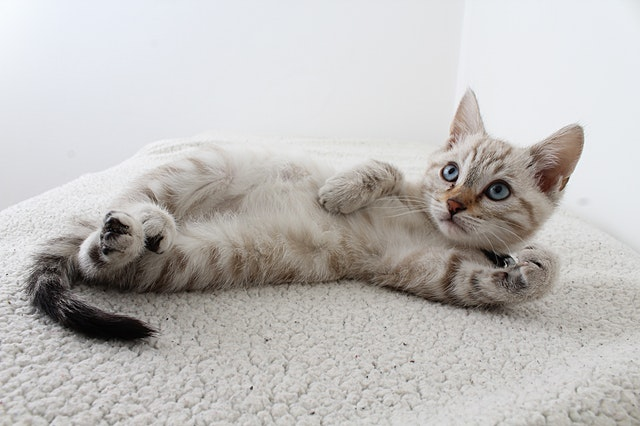
#> input picture photos/cat2.jpg, 640 x 426 px
$ python transformations.py
#> lines starting #> are read from the running program, lines starting #| are printed output that depends on the picture
import cv2 as cv
import numpy as np

img=cv.imread('photos/cat2.jpg')
#> img is the input picture: shape (426, 640, 3); mean B, G, R 186.9, 188.8, 191.4
cv.imshow('boston',img)

#translation of image on the axis
def translate(img,x,y):
    transMat = np.float32([[1,0,x],[0,1,y]])
    dimensions = (img.shape[1],img.shape[0])
    return cv.warpAffine(img,transMat,dimensions)

# -x = left
# y = up
# x= right
# -y = down

# translated = translate(img,100,100)
# cv.imshow('translated',translated)

#rotating an image
def rotate(img,angle,rotPoint=None):
    (height,width) = img.shape[:2]
    if rotPoint is None:
        rotPoint = (width//2,height//2)
    rotMat = cv.getRotationMatrix2D(rotPoint,angle,1.0)
    dimensions = (width,height)
    return cv.warpAffine(img,rotMat,dimensions)

# rotated = rotate(img,45)
# cv.imshow('rotated',rotated)

#flipping an image horizontal
flip = cv.flip(img,1)
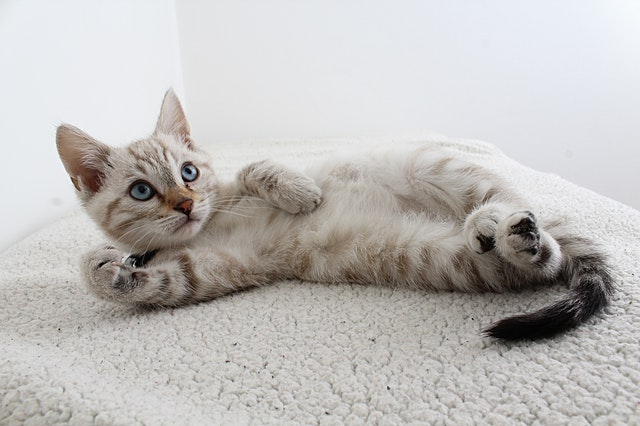
#> flip: shape (426, 640, 3); mean B, G, R 186.9, 188.8, 191.4
cv.imshow('flip horizontal',flip)

flip = cv.flip(img,-1)
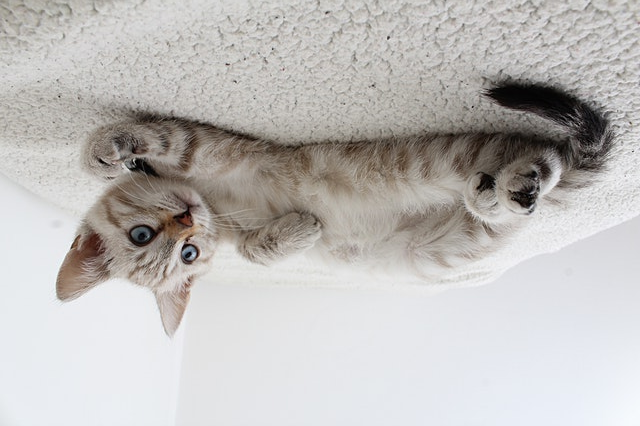
#> flip: shape (426, 640, 3); mean B, G, R 186.9, 188.8, 191.4
cv.imshow('flip horizontal and vertical',flip)

#flipping an image vertical
flip = cv.flip(img,0)
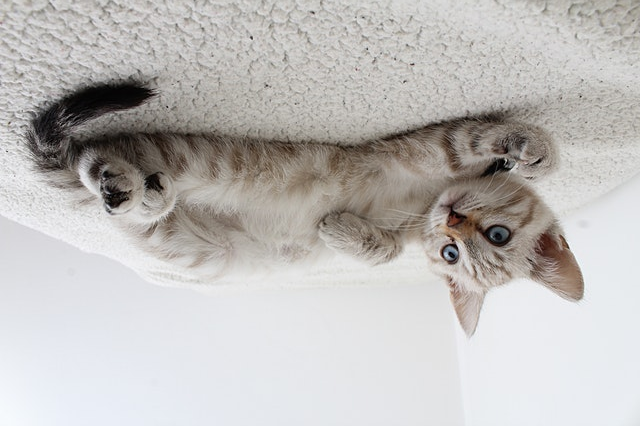
#> flip: shape (426, 640, 3); mean B, G, R 186.9, 188.8, 191.4
cv.imshow('flip vertical',flip)

cv.waitKey(0)

$ run again, with photos/cat1.jpg copied over photos/cat2.jpg
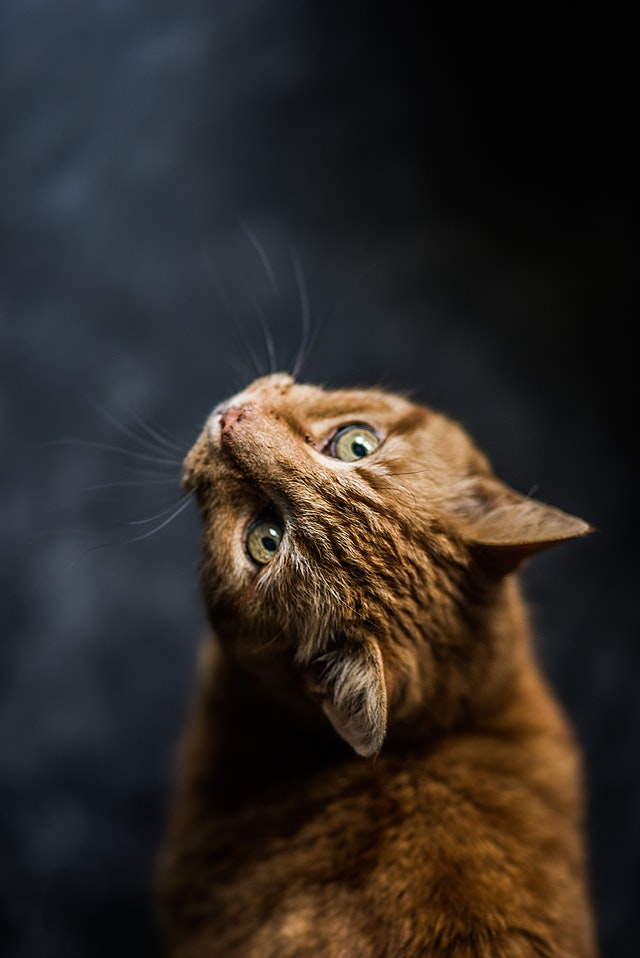
#> input picture photos/cat1.jpg, 640 x 958 px
#> img is the input picture: shape (958, 640, 3); mean B, G, R 37.2, 41.7, 47.2
#> `flip = cv.flip(img,-1)`:
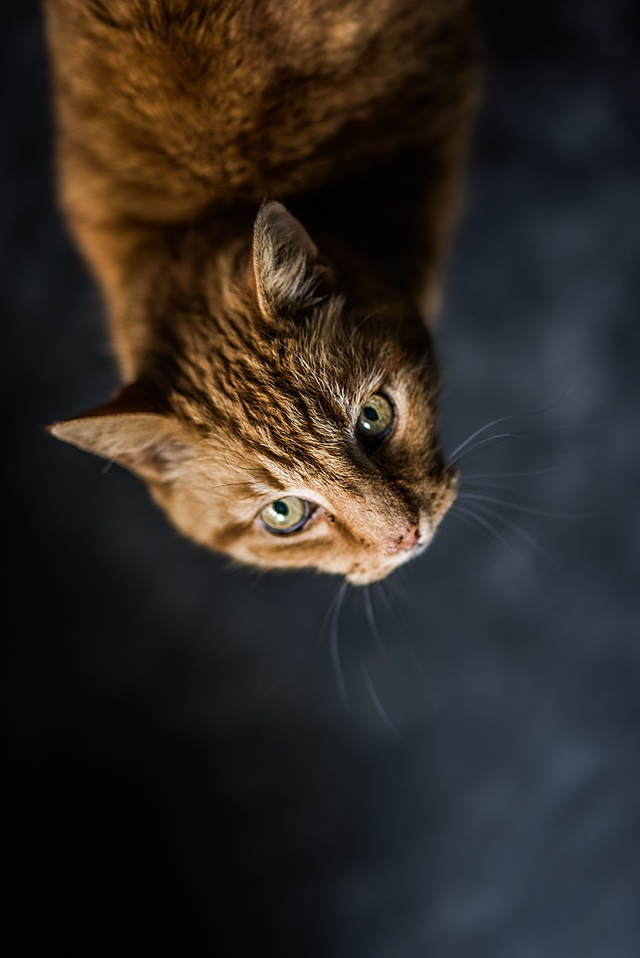
#> flip: shape (958, 640, 3); mean B, G, R 37.2, 41.7, 47.2
#> `flip = cv.flip(img,0)`:
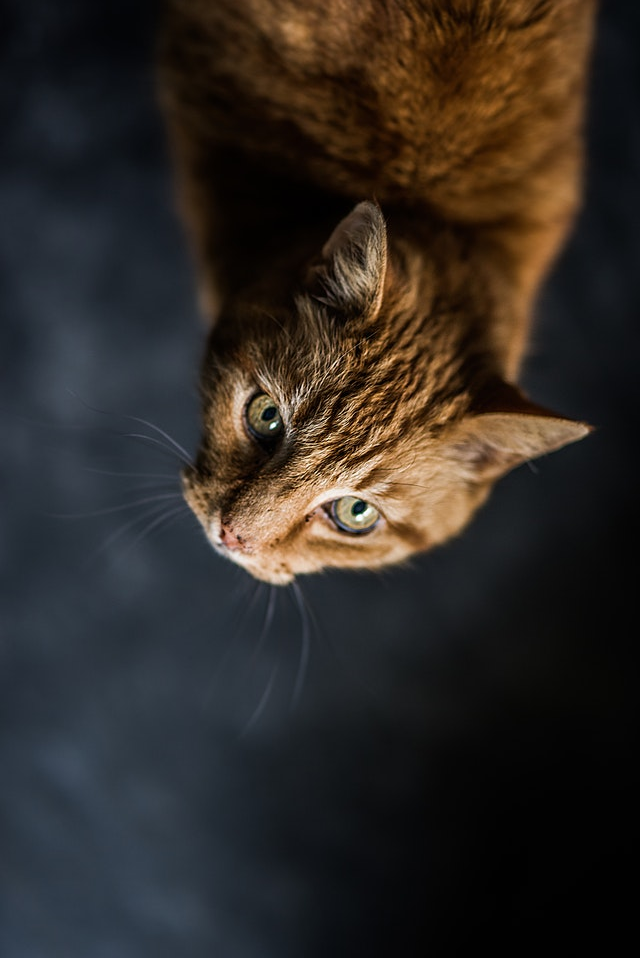
#> flip: shape (958, 640, 3); mean B, G, R 37.2, 41.7, 47.2

$ run again, with photos/cat3.jpg copied over photos/cat2.jpg
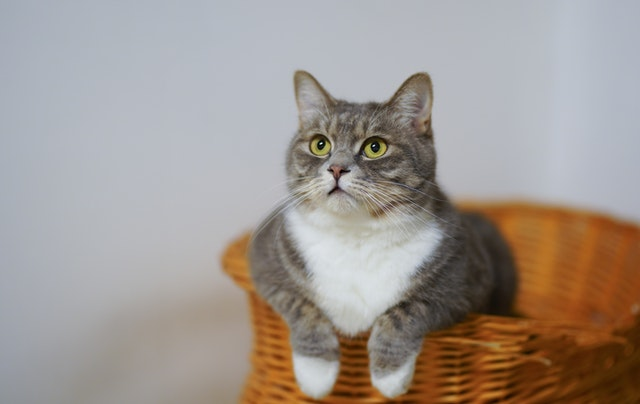
#> input picture photos/cat3.jpg, 640 x 404 px
#> img is the input picture: shape (404, 640, 3); mean B, G, R 145.2, 151.4, 160.2
#> `flip = cv.flip(img,-1)`:
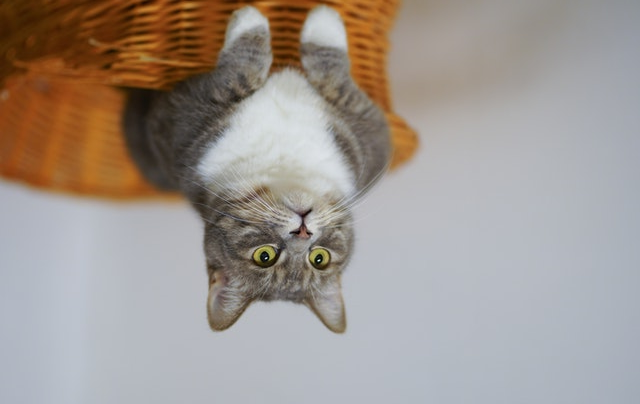
#> flip: shape (404, 640, 3); mean B, G, R 145.2, 151.4, 160.2
#> `flip = cv.flip(img,0)`:
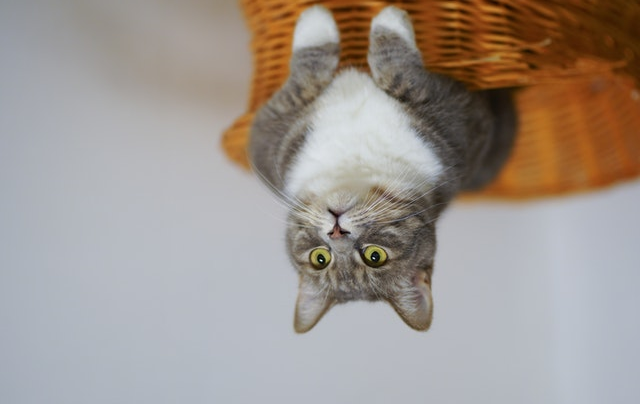
#> flip: shape (404, 640, 3); mean B, G, R 145.2, 151.4, 160.2

$ run again, with photos/cat4.jpg copied over photos/cat2.jpg
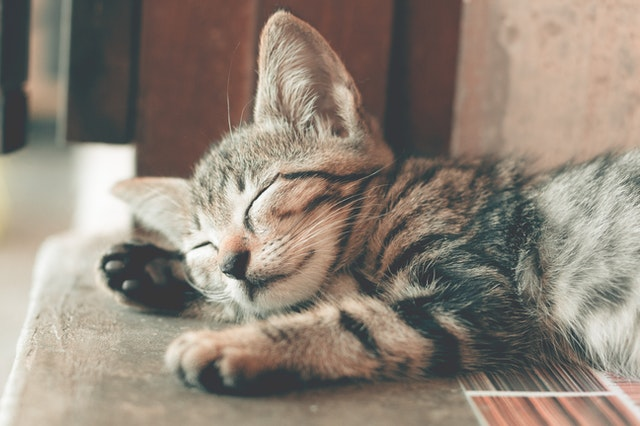
#> input picture photos/cat4.jpg, 640 x 426 px
#> img is the input picture: shape (426, 640, 3); mean B, G, R 120, 132, 143.4
#> `flip = cv.flip(img,-1)`:
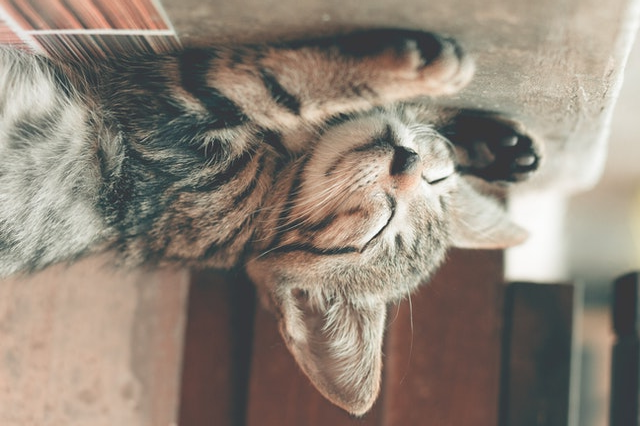
#> flip: shape (426, 640, 3); mean B, G, R 120, 132, 143.4
#> `flip = cv.flip(img,0)`:
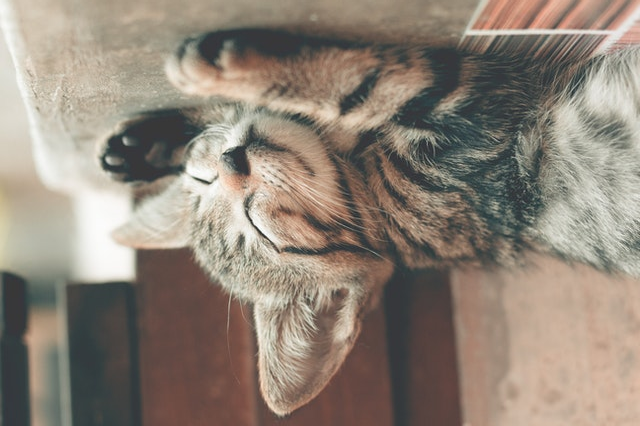
#> flip: shape (426, 640, 3); mean B, G, R 120, 132, 143.4
